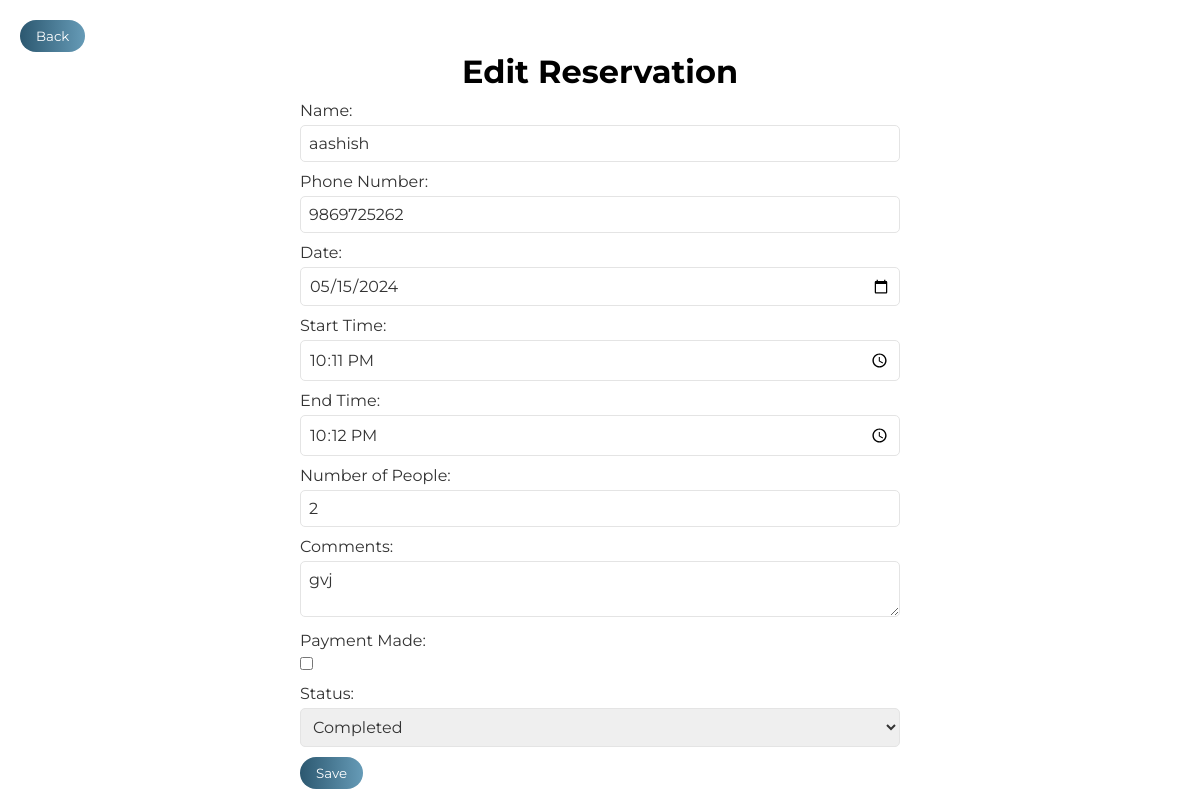
/edit_reservation_user/50/, run on an earlier commit of the app's database.
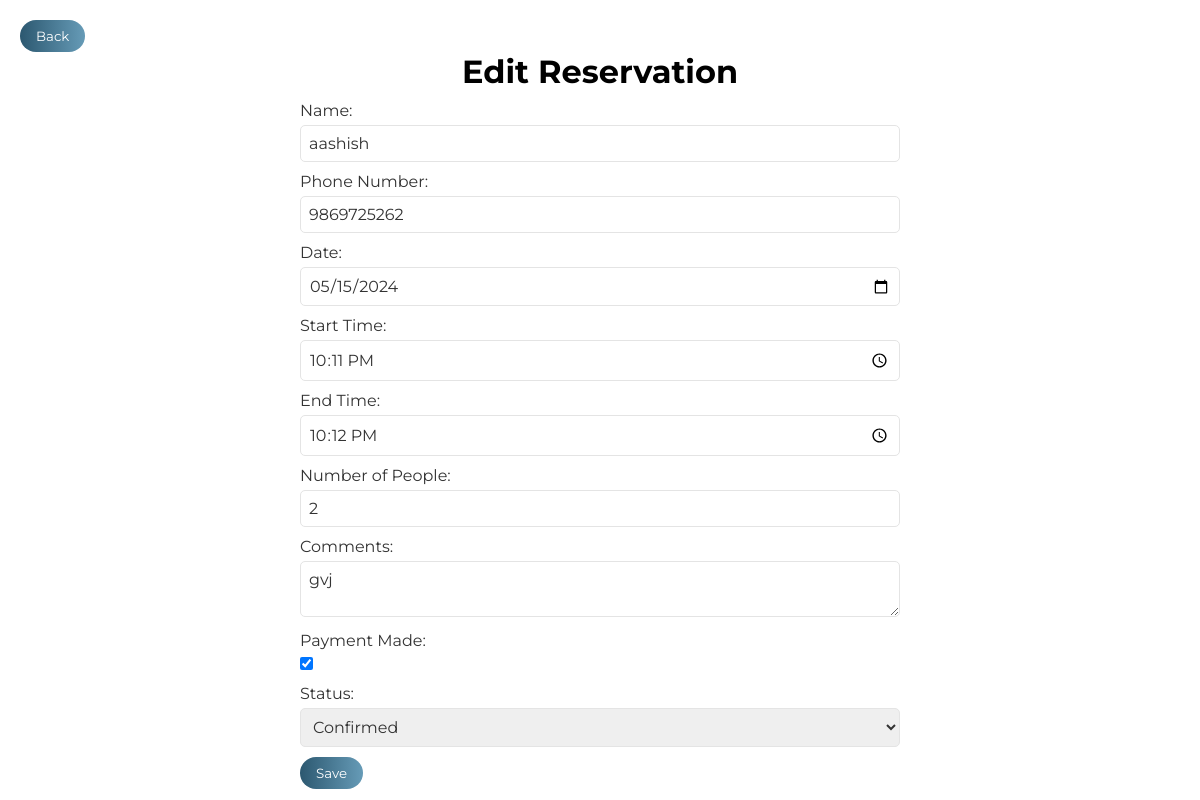
And on a later commit of the database.
### OneByteFood/models.py (models this page shows)
class Reservation(models.Model):
    id = models.AutoField(primary_key=True)
    name = models.CharField(max_length=100)
    phone = models.CharField(max_length=20)
    date = models.DateField()
    start_time = models.TimeField()
    end_time = models.TimeField()
    num_people = models.IntegerField()
    comments = models.TextField()
    payment_made = models.BooleanField(default=False)
    status = models.CharField(max_length=50, default='pending')

### OneByteFood/views.py (the view)
# urls.py: path('edit_reservation_user/<int:reservation_id>/', onebytefood_views.edit_reservation_user, name='edit_reservation_user'),
def edit_reservation_user(request, reservation_id):
    reservation = get_object_or_404(Reservation, pk=reservation_id)
    return render(request, 'edit_res_user.html', {'reservation': reservation})

### templates/edit_res_user.html (shortened to what this page needs)
<!DOCTYPE html>
<html lang="en">
    <head>
        <link rel="stylesheet" href="/static/css/user_edit.css">
    </head>
    <body>
        <a href="http://127.0.0.1:8000/reservation/user_reservation_history/"><button class="Back-Btn"> Back </button></a>
        <h1 class="h1">Edit Reservation</h1>
        <form class="form" method="POST" action="{% url 'update_reservation_user' %}">
            <label for="name">Name:</label>
            <input type="text" id="name" name="name" value="{{ reservation.name }}" required>
            <label for="phone">Phone Number:</label>
            <input type="tel" id="phone" name="phone" value="{{ reservation.phone }}" required>
            <label for="date">Date:</label>
            <input type="date" id="date" name="date" value="{{ reservation.date|date:'Y-m-d' }}" required>
            <label for="start_time">Start Time:</label>
            <input type="time" id="start_time" name="start_time" value="{{ reservation.start_time|time:'H:i' }}" required>
            <label for="end_time">End Time:</label>
            <input type="time" id="end_time" name="end_time" value="{{ reservation.end_time|time:'H:i' }}" required>
            <label for="num_people">Number of People:</label>
            <input type="number" id="num_people" name="num_people" value="{{ reservation.num_people }}" required>
            <label for="comments">Comments:</label>
            <textarea id="comments" name="comments">{{ reservation.comments }}</textarea>
            <div class="payment">
                <label for="payment_made">Payment Made:</label>
                <input type="checkbox" id="payment_made" name="payment_made" {% if reservation.payment_made %} checked {% endif %}>
            </div>
            <label for="status">Status:</label>
            <select id="status" name="status" required>
                <option value="confirmed" {% if reservation.status == 'confirmed' %} selected {% endif %}>Confirmed</option>
                <option value="completed" {% if reservation.status == 'completed' %} selected {% endif %}>Completed</option>
            </select>
            <button type="submit">Save</button>
        </form>
    </body>
</html>

What changed in the data, as far as the page shows it:
changed Reservation "aashish": payment_made "☐" → "☑"; status "Completed" → "Confirmed"
